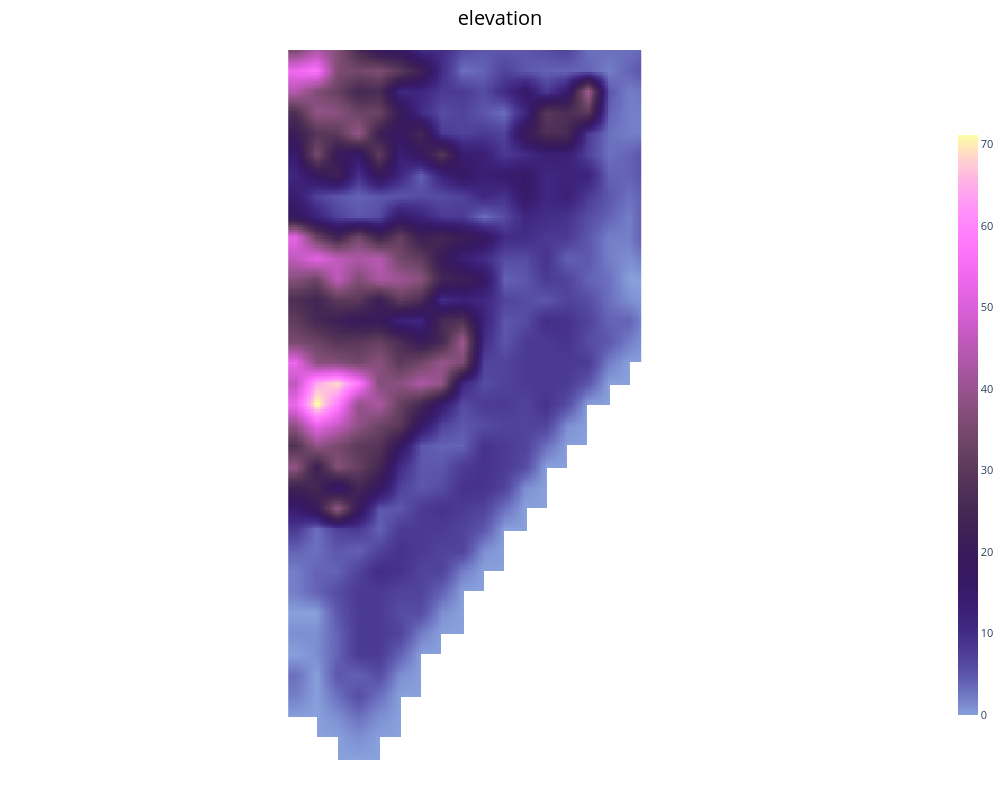
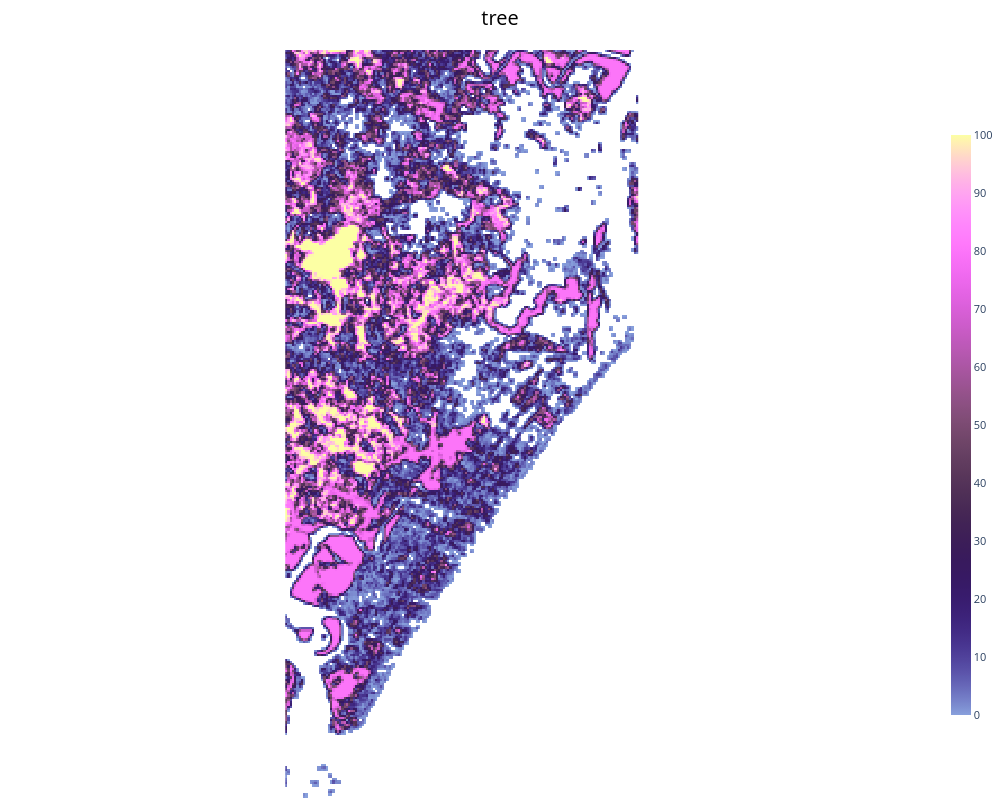

Notebook cell for these charts, in order:
### Code cell
# Plot rasters returned by lcz_get_ucp directly
# lcz_plot_parameters accepts the dict returned by lcz_get_ucp and uses its 'combined_rasters' Dataset.
for name in ['elevation', 'tree', 'urban']:
    fig = lcz_plot_parameters(ucp_stack, iselect=[name], lang='zh')
    fig.show()

### Figure 1 — Plotly figure (JSON) as saved in the notebook; plotly's stock layout.template omitted (floating-point values rounded to 4 significant figures; data arrays with more than 128 entries replaced by an {"elided": "..."} marker saying what was removed)
{"data": [{"colorbar": {"len": 0.8, "thickness": 20, "tickfont": {"size": 11}, "title": {"font": {"color": "black", "size": 14}, "text": ""}}, "colorscale": {"elided": "256x2 mixed values"}, "dx": 0.0008983, "dy": 0.0008983, "hovertemplate": "<b>elevation</b><br>Value: %{z:.4f}<br>X: %{x:.5f}<br>Y: %{y:.5f}<extra></extra>", "opacity": 1, "showscale": true, "type": "heatmap", "x0": -37.17, "y0": -11.16, "z": {"elided": "334x157 float values"}, "zmax": 71.18, "zmin": 1.768e-05}], "layout": {"height": 800, "margin": {"b": 0, "l": 0, "r": 40, "t": 50}, "paper_bgcolor": "white", "plot_bgcolor": "white", "title": {"font": {"color": "black", "size": 20}, "text": "elevation", "x": 0.5, "xanchor": "center"}, "width": 1000, "xaxis": {"showgrid": false, "showticklabels": false, "zeroline": false}, "yaxis": {"scaleanchor": "x", "scaleratio": 1, "showgrid": false, "showticklabels": false, "zeroline": false}}}

### Figure 2 — Plotly figure (JSON) as saved in the notebook; plotly's stock layout.template omitted (floating-point values rounded to 4 significant figures; data arrays with more than 128 entries replaced by an {"elided": "..."} marker saying what was removed)
{"data": [{"colorbar": {"len": 0.8, "thickness": 20, "tickfont": {"size": 11}, "title": {"font": {"color": "black", "size": 14}, "text": ""}}, "colorscale": {"elided": "256x2 mixed values"}, "dx": 0.0008983, "dy": 0.0008983, "hovertemplate": "<b>tree</b><br>Value: %{z:.4f}<br>X: %{x:.5f}<br>Y: %{y:.5f}<extra></extra>", "opacity": 1, "showscale": true, "type": "heatmap", "x0": -37.17, "y0": -11.16, "z": {"elided": "334x157 float values"}, "zmax": 100, "zmin": 5.239e-05}], "layout": {"height": 800, "margin": {"b": 0, "l": 0, "r": 40, "t": 50}, "paper_bgcolor": "white", "plot_bgcolor": "white", "title": {"font": {"color": "black", "size": 20}, "text": "tree", "x": 0.5, "xanchor": "center"}, "width": 1000, "xaxis": {"showgrid": false, "showticklabels": false, "zeroline": false}, "yaxis": {"scaleanchor": "x", "scaleratio": 1, "showgrid": false, "showticklabels": false, "zeroline": false}}}
